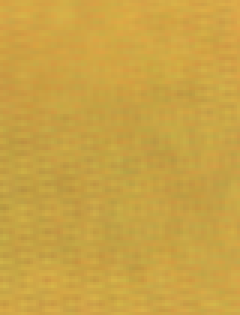
#> input picture Learning/67 Align Pages.png, 80 x 105 px (shown 3 times larger); its folder holds only this picture in this run
$ python -i 02_ResizePics.py   (imports and definitions only)
#> lines starting #> are read from the running program, lines starting #| are printed output that depends on the picture
# 02_ResizePics.py
# Normalize pics size
#
# 2025-09-11    PV

from skimage.io import imread
import cv2
from PIL import Image, ImageEnhance
import os
from common_fs import get_files

source = r"D:\Pierre\OneDrive\PicturesODMisc\PLS573\Originaux"
target = r"D:\Pierre\OneDrive\PicturesODMisc\PLS573\Resized 1b"

target_width = int(4900/2)
target_height = int(6700/2)

def process_file(filefp: str, dest: str, skip_enhance:bool=False):
#> called with filefp = '../67 Align Pages.png', dest = 'out.png', skip_enhance = False
    try:
        print(filefp)
        img = imread(filefp)
#> img is the input picture: shape (105, 80, 3); mean R, G, B 202.4, 163.2, 68.7
        img = cv2.resize(img, (target_width, target_height), interpolation=cv2.INTER_LANCZOS4)
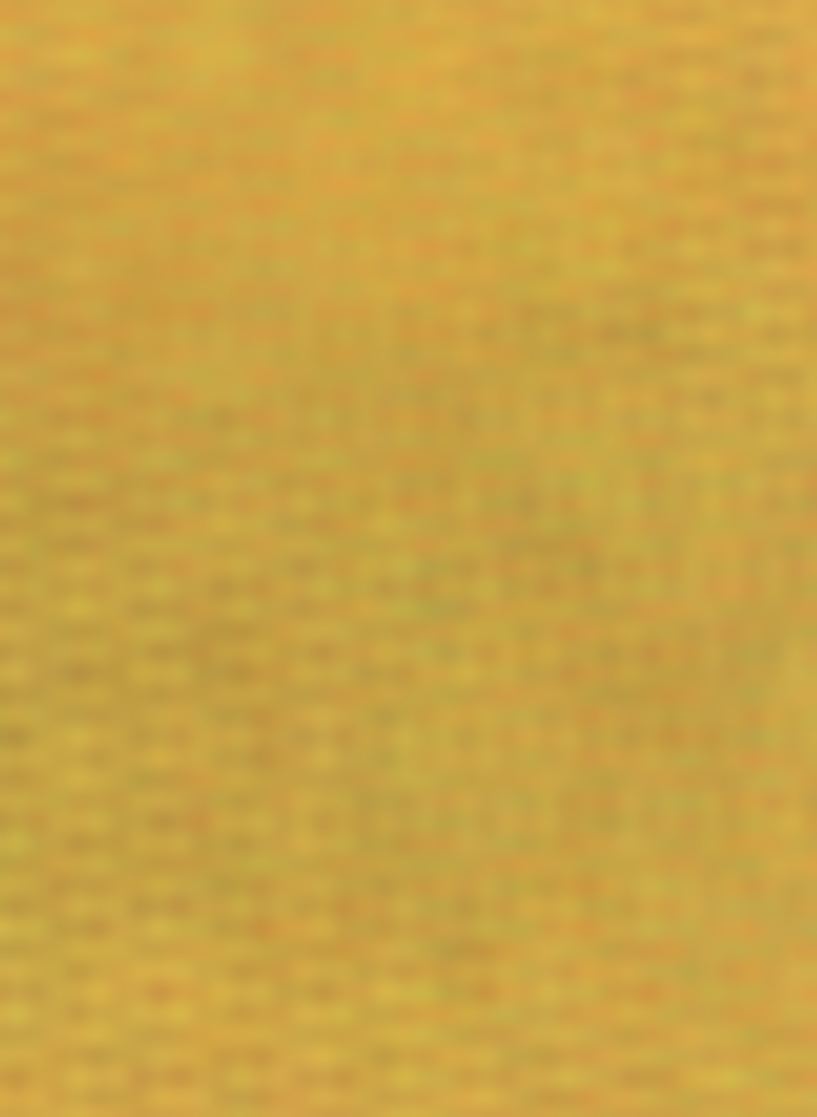
#> img: shape (3350, 2450, 3) (shown at 1/3 size); mean R, G, B 202.4, 163.2, 68.7
        img = Image.fromarray(img)
        if not skip_enhance:
            enhancer = ImageEnhance.Contrast(img)
            img = enhancer.enhance(1.5)
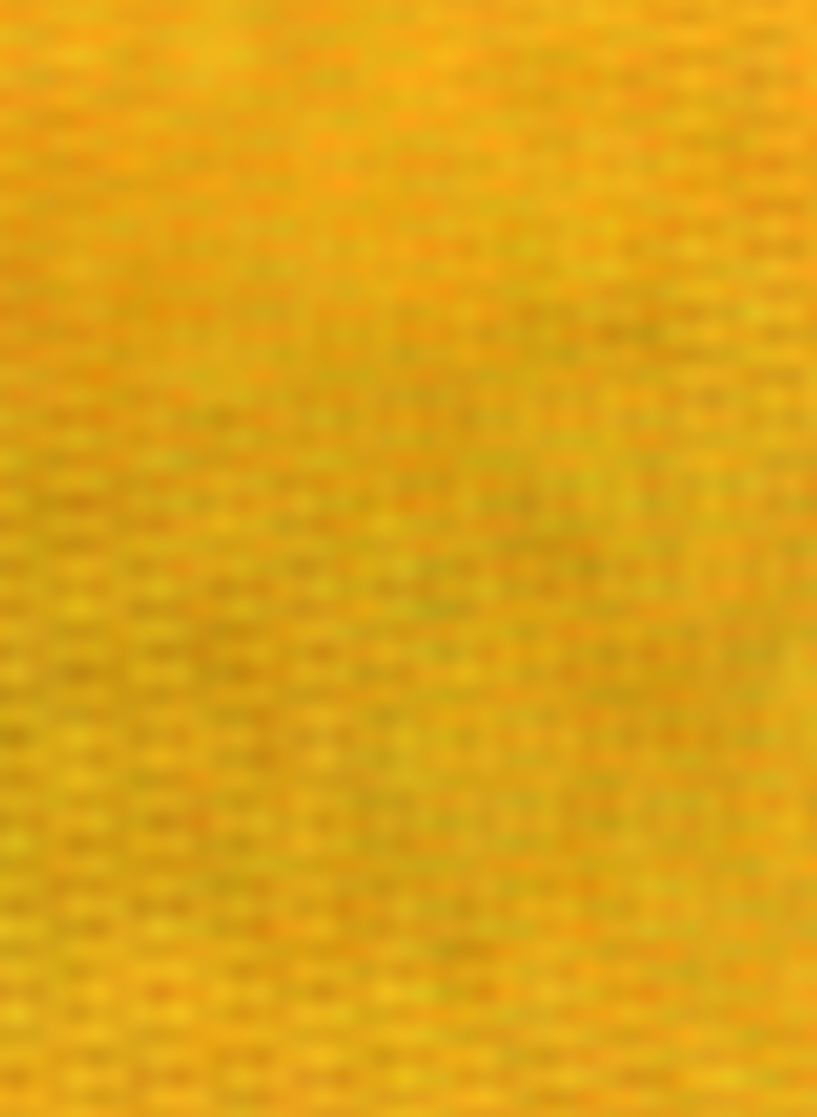
#> img: PIL image 2450x3350 RGB (shown at 1/3 size); mean R, G, B 221.3, 162.5, 20.7
            enhancer = ImageEnhance.Brightness(img)
            img = enhancer.enhance(1.1)
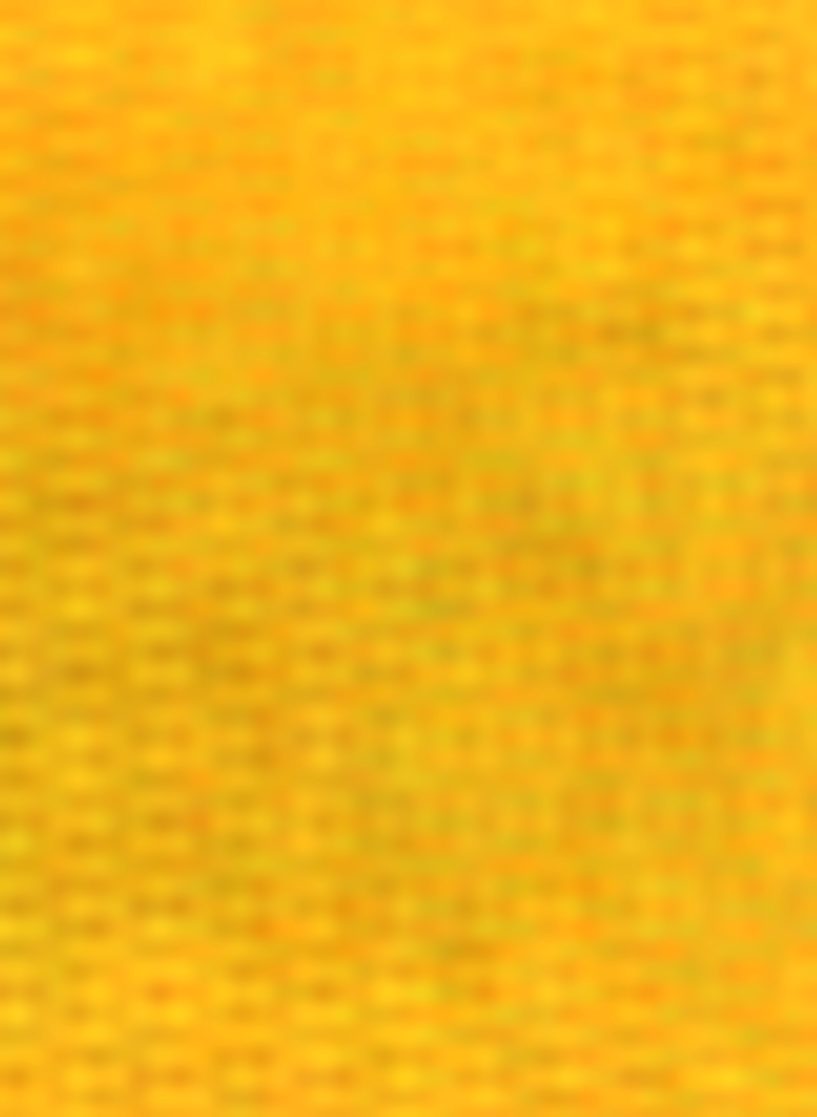
#> img: PIL image 2450x3350 RGB (shown at 1/3 size); mean R, G, B 242.2, 178.3, 22.4
            enhancer = ImageEnhance.Sharpness(img)
            img = enhancer.enhance(1.5)
        img.save(dest, dpi=(600, 600))
    except Exception as e:
        return f"Error processing {filefp}: {e}"

def crop_and_resize(deskewed_img, target_width, target_height):
    return cv2.resize(deskewed_img, (target_width, target_height), interpolation=cv2.INTER_LANCZOS4)

def process_dir():
    os.makedirs(target, exist_ok=True)
    for filefp in get_files(source, True):
        dest = filefp.replace(source, target)
        process_file(filefp, dest)

# [2 lines not run here, left out]

>>> result = process_file('../67 Align Pages.png', 'out.png')
